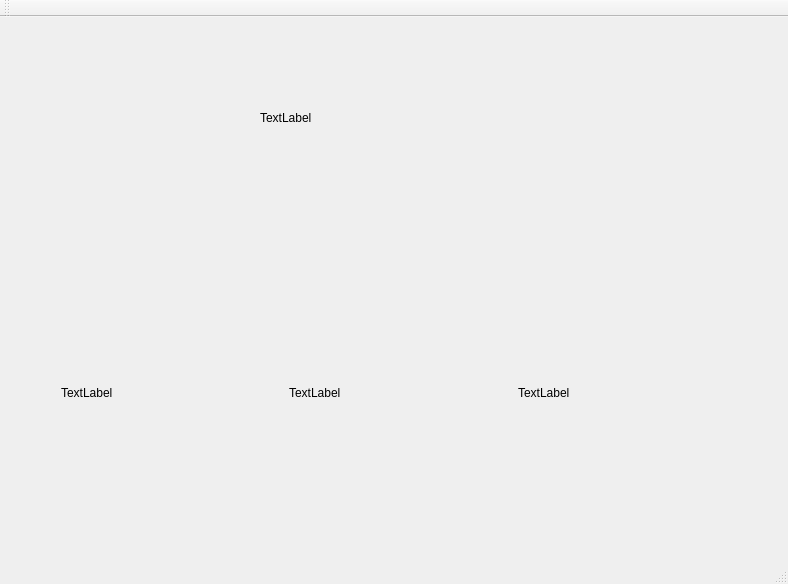
<?xml version="1.0" encoding="UTF-8"?>
<ui version="4.0">
 <class>MainWindow</class>
 <widget class="QMainWindow" name="MainWindow">
  <property name="geometry">
   <rect>
    <x>0</x>
    <y>0</y>
    <width>788</width>
    <height>584</height>
   </rect>
  </property>
  <property name="windowTitle">
   <string>MainWindow</string>
  </property>
  <widget class="QWidget" name="centralWidget">
   <widget class="QWidget" name="widget" native="true">
    <property name="geometry">
     <rect>
      <x>50</x>
      <y>250</y>
      <width>701</width>
      <height>251</height>
     </rect>
    </property>
    <layout class="QHBoxLayout" name="horizontalLayout">
     <item>
      <widget class="QLabel" name="label">
       <property name="baseSize">
        <size>
         <width>0</width>
         <height>0</height>
        </size>
       </property>
       <property name="text">
        <string>TextLabel</string>
       </property>
      </widget>
     </item>
     <item>
      <widget class="QLabel" name="label_2">
       <property name="text">
        <string>TextLabel</string>
       </property>
      </widget>
     </item>
     <item>
      <widget class="QLabel" name="label_3">
       <property name="text">
        <string>TextLabel</string>
       </property>
      </widget>
     </item>
    </layout>
   </widget>
   <widget class="QLabel" name="label_0">
    <property name="geometry">
     <rect>
      <x>260</x>
      <y>10</y>
      <width>241</width>
      <height>181</height>
     </rect>
    </property>
    <property name="text">
     <string>TextLabel</string>
    </property>
   </widget>
  </widget>
  <widget class="QMenuBar" name="menuBar">
   <property name="geometry">
    <rect>
     <x>0</x>
     <y>0</y>
     <width>788</width>
     <height>28</height>
    </rect>
   </property>
  </widget>
  <widget class="QToolBar" name="mainToolBar">
   <attribute name="toolBarArea">
    <enum>TopToolBarArea</enum>
   </attribute>
   <attribute name="toolBarBreak">
    <bool>false</bool>
   </attribute>
  </widget>
  <widget class="QStatusBar" name="statusBar"/>
 </widget>
 <layoutdefault spacing="6" margin="11"/>
 <resources/>
 <connections/>
</ui>
